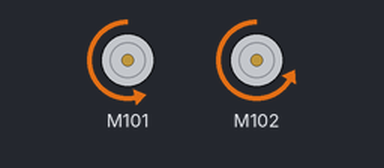
Bench run of a program on a simulated Arduino Uno, built with avr-gcc and run on an emulated ATmega328P. Shown: 2 × DC motor (green arrow = forward, orange = backward, longer = faster).

Above: at 2.3 s.
At 3.8 s:
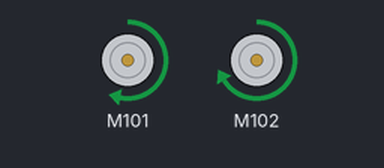
At 7.6 s:
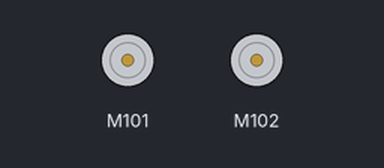
Timing chart, 0 to 8.9 s (numbered marks = the images above):
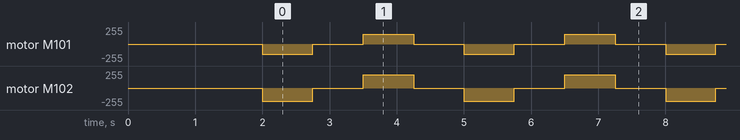

Measured:
- by itself, motor M101: repeats every 3.0 s: stopped 0.75 s, forward 150/255 0.75 s, stopped 0.75 s, backward 150/255 0.75 s
- by itself, motor M102: repeats every 3.0 s: stopped 0.75 s, forward 200/255 0.75 s, stopped 0.75 s, backward 200/255 0.75 s

The program:

main.cpp
```cpp
#include <Arduino.h>
#include "Grove_Motor_Driver_TB6612FNG.h"
#include <Wire.h>

MotorDriver motor;

void setup()
{
    // join I2C bus (I2Cdev library doesn't do this automatically)
    Wire.begin();
    motor.init();
    delay(2000);
}

void loop()
{
    // Nach vorne Fahren
    motor.dcMotorRun(MOTOR_CHA, -150);
    motor.dcMotorRun(MOTOR_CHB, -200);
    delay(750);

    // stop 2 motors;
    motor.dcMotorStop(MOTOR_CHA);
    motor.dcMotorStop(MOTOR_CHB);
    delay(750);

    // Nach hinten Fahren
    motor.dcMotorRun(MOTOR_CHA, 150);
    motor.dcMotorRun(MOTOR_CHB, 200);
    delay(750);

    // stop 2 motors
    motor.dcMotorStop(MOTOR_CHA);
    motor.dcMotorStop(MOTOR_CHB);
    delay(750);
}
```
